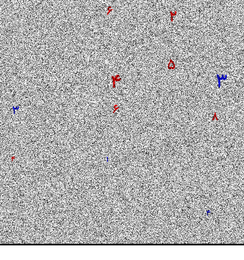
%> input picture dataset/Image_100_24.png, 244 x 260 px, shrunk from 750 x 800 before the run; its folder holds only this picture in this run
$ octave main.m   (GNU Octave 9; MATLAB toolbox functions it lacks are replaced by stand-ins)
%> lines starting %> are read from the running program, lines starting %| are printed output that depends on the picture; in (x1, y1, x2, y2) boxes, pixels count from 0 and x2, y2 are one past the last pixel; in counts of white or black regions, pixels touching at a corner belong together; the program's own positions count from 1
### code/My_Remove_Salt.m
function image = My_Remove_Salt(I)

    image = I;

    for i=1:size(image,1)
        for j=1:size(image,2)
           if (sum(image(i,j,:))==0)
               image(i,j,:) = 255;
           end
        end
    end


end

### code/RGB_fill.m
function fulled_image = RGB_fill(image)


    fulled_image = image;

    for i=1:size(image,1)-1
        for j=1:size(image,2)-1
            counter = 0;
            color = 0;
            if i~=1 && j~=1 && i~=size(image,1) && j~=size(image,1)

                if sum(image(i,j,:))==765
                    if image(i-1,j-1,2) ~= 255
                        counter = counter+1;
                        color = image(i-1,j-1,:);
                    end
                    if image(i,j-1,2) ~= 255
                        counter = counter+1;
                        color = image(i-1,j-1,:);
                    end
                    if image(i-1,j,2) ~= 255
                        counter = counter+1;
                        color = image(i-1,j-1,:);
                    end
                    if image(i,j-1,2) ~= 255
                        counter = counter+1;
                        color = image(i-1,j-1,:);
                    end

                    if image(i,j+1,2) ~= 255
                        counter = counter+1;
                        color = image(i-1,j-1,:);
                    end
                    if image(i+1,j+1,2) ~= 255
                        counter = counter+1;
                        color = image(i-1,j-1,:);
                    end
                    if image(i+1,j-1,2) ~= 255
                        counter = counter+1;
                        color = image(i-1,j-1,:);
                    end
                    if image(i-1,j+1,2) ~= 255
                        counter = counter+1;
                        color = image(i-1,j-1,:);
                    end

                    if image(i+1,j,2) ~= 255
                        counter = counter+1;
                        color = image(i-1,j-1,:);
                    end

                    if counter > 3

                        fulled_image(i,j,:) = color;
                    end
                end
            end
        end
    end


end

### code/Extract_numbers.m
function Extract_numbers(image)


    R = image(:,:,1);
    B = image(:,:,3);


    threshold_value = 200;
    R = R < threshold_value;
    B = B < threshold_value;


    RlabeledImage = bwlabel(R);
    BlabeledImage = bwlabel(B);

    Rprops = regionprops(RlabeledImage, 'BoundingBox');
    Bprops = regionprops(BlabeledImage, 'BoundingBox');

    folderName = 'cropped_objects';
    if exist(folderName, 'dir')
        rmdir(folderName, 's');
    end

    mkdir(folderName);

    for i = 1:length(Rprops)
        RboundingBox = round(Rprops(i).BoundingBox);

        RcroppedObject = imcrop(R, RboundingBox);

        if size(RcroppedObject,1) * size(RcroppedObject,1) > 100
            imwrite(RcroppedObject, ['cropped_objects/object_-' num2str(i) '.png']);
        end
    end


   for i = length(Rprops)+1:length(Rprops)+length(Bprops)
        BboundingBox = round(Bprops(i-length(Rprops)).BoundingBox);

        BcroppedObject = imcrop(B, BboundingBox);

        if size(BcroppedObject,1) * size(BcroppedObject,1) > 100
            imwrite(BcroppedObject, ['cropped_objects/object_' num2str(i) '.png']);
        end
    end


end

### code/Write_Output.m
function Write_Output(image, number,name)


    str = num2str(number);


    J =image(756:800,:,:);

    for i = 1:length(str)
        path = fullfile('numbers/', [str(i) '.png']);
        I = imread(path);
        I = ~I;
        I = imresize(I,[35,20]);

        if i==1
            J(5:39, 300+55:319+55,1) = I*255;
            J(5:39, 325+55:344+55,2) = 255;
            J(5:39, 300+55:319+55,3) = I*255;
        elseif i==2
            J(5:39, 325+55:344+55,1) = I*255;
            J(5:39, 325+55:344+55,2) = 255;
            J(5:39, 325+55:344+55,3) = I*255;
        elseif i==3
            J(5:39, 350+55:369+55,1) = I*255;
            J(5:39, 350+55:369+55,2) = 255;
            J(5:39, 350+55:369+55,3) = I*255;
        end
    end

    %imshow(J)

    image(756:800,:,:) = J;

    path = fullfile("../output/", name);

    imwrite(image, path);


end

### code/My_Calculate.m
function sum = My_Calculate(image)

    sum = 0;

    Extract_numbers(image);


    folderPath = 'cropped_objects\';
    files = dir(fullfile(folderPath, '*.png'));


    paddingSize = 1;

    for i = 1:length(files)
        fileName = files(i).name;
        imagePath = fullfile(folderPath, fileName);
        num_img = imread(imagePath);
        num_img = My_fill(num_img);
        num_img = padarray(num_img, [paddingSize, paddingSize], 0, 'both');
        num_img = My_Crop(num_img);
        %num_img = imresize(num_img,[41,29]);


        [maxCorrValue, templateIndex] = Compare(num_img);

        %figure, imshow(num_img);
        %templateIndex

        hasHyphen = contains(fileName, '-');


        if hasHyphen
            sum = sum - templateIndex;
        else
            sum = sum + templateIndex;
        end

    end

end

### code/main.m
clc;clear;close all;


folderPath = '../dataset';
files = dir(fullfile(folderPath, '*.png'));

folderName = '../output';
if exist(folderName, 'dir')
    rmdir(folderName, 's');
end


mkdir(folderName);


counter = 0;

for i = 1:length(files)

    fileName = files(i).name;
    imagePath = fullfile(folderPath, fileName);
    image_main = imread(imagePath);
%> image_main is the input picture: size 260x244x3 uint8; mean R, G, B 177, 176.5, 176.7
    image = My_Remove_Salt(image_main);
%> after the loop in My_Remove_Salt, `for i=1:size(image,1)`:
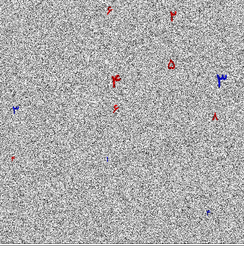
%> image: size 260x244x3 uint8; 0.38% of pixels changed, all inside (x1, y1, x2, y2) = (0, 244, 244, 245)
    image = RGB_fill(image);
%> after the loop in RGB_fill, `for i=1:size(image,1)-1`:
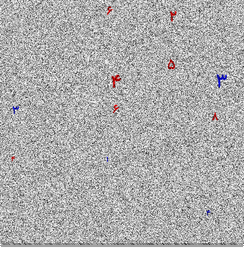
%> fulled_image: size 260x244x3 uint8; 0.94% of pixels changed, all inside (x1, y1, x2, y2) = (1, 2, 243, 247)
    image = RGB_fill(image);

    match = regexp(fileName, '-?\d+', 'match');
    answer = match(2);
    number = str2double(answer);
    s = My_Calculate(image);
%> in Extract_numbers, `R = R < threshold_value;`:
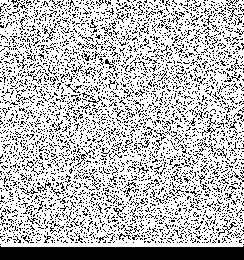
%> R: size 260x244 logical; 73.6% white; 3703 black regions (3653 under 20 px), largest, box (x1, y1, x2, y2) and area: (0, 246, 244, 260) 3174, (218, 222, 238, 237) 57, (44, 26, 56, 41) 45
%> in Extract_numbers, `B = B < threshold_value;`:
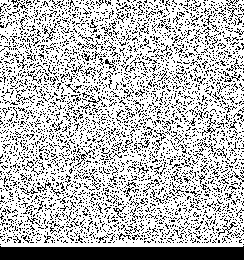
%> B: size 260x244 logical; 73.6% white; 3701 black regions (3653 under 20 px)
%> in Extract_numbers, `RlabeledImage = bwlabel(R);`:
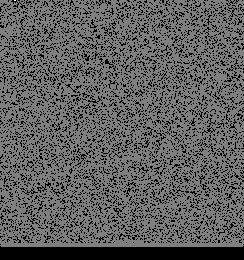
%> RlabeledImage: size 260x244 double; min 0, max 2, mean 0.736; drawn with min black and max white
%> in Extract_numbers, `Rprops = regionprops(RlabeledImage, 'BoundingBox');`: Rprops = 2 regions; box (x1, y1, x2, y2): (0, 0, 244, 247), (14, 0, 16, 1)
%> in Extract_numbers, `Bprops = regionprops(BlabeledImage, 'BoundingBox');`: Bprops has the same summary as Rprops
%> the loop in Extract_numbers, `for i = 1:length(Rprops)` made 2 passes
%> RboundingBox on pass 1: [1 1 244 247]
%> (RboundingBox, RcroppedObject) on pass 2: ([15 1 2 1], [true true false; false false false])
%> pass 1, in Extract_numbers, `RcroppedObject = imcrop(R, RboundingBox);`:
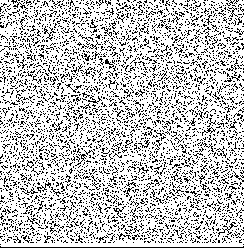
%> RcroppedObject: size 248x244 logical; 77.1% white; black in thin lines or dots
%> the loop in Extract_numbers, `for i = length(Rprops)+1:length(Rprops)+length(Bprops)` made 2 passes
%> (i, BboundingBox) on pass 1: (3, [1 1 244 247])
%> (i, BboundingBox, BcroppedObject) on pass 2: (4, [15 1 2 1], [true true false; false false false])
%> pass 1, in Extract_numbers, `BcroppedObject = imcrop(B, BboundingBox);`:
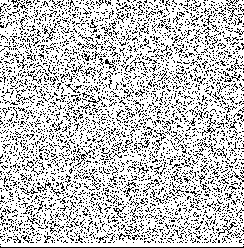
%> BcroppedObject: size 248x244 logical; 77.2% white; black in thin lines or dots
%> s = 0

    Write_Output(image_main,s,fileName);
%> in Write_Output, `str = num2str(number);`: str = '0'
%> the run ends on the next line

$ run again, on dataset/Image_13_10.png
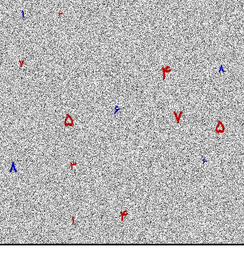
%> input picture dataset/Image_13_10.png, 244 x 260 px, shrunk from 750 x 800 before the run
%> image_main is the input picture: size 260x244x3 uint8; mean R, G, B 185.5, 184.7, 184.9
%> in Extract_numbers, `R = R < threshold_value;`:
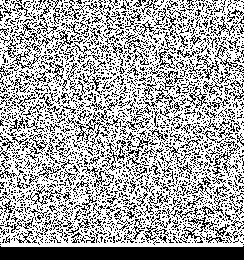
%> R: size 260x244 logical; 65.6% white; black in thin lines or dots
%> Rprops = 12 regions; largest, box (x1, y1, x2, y2): (0, 0, 244, 247), (242, 20, 244, 23), (0, 16, 2, 17), (21, 122, 22, 123), (49, 168, 50, 169)
%> Bprops = 13 regions; largest, box (x1, y1, x2, y2): (0, 0, 244, 247), (242, 20, 244, 23), (0, 16, 2, 17), (21, 122, 22, 123), (49, 168, 50, 169)
%> the loop in Extract_numbers, `for i = 1:length(Rprops)` made 12 passes
%> (RboundingBox, RcroppedObject) on passes 2 to 9: ([1 17 2 1], [true true false; false false false]), ([22 123 1 1], [true false; false false]), ([50 169 1 1], [true false; false false]), ([55 29 1 1], [true false; false false]), ([80 2 1 1], [true false; false false]), ([98 84 1 1], [true false; false false]), ([124 143 1 1], [true false; false false]), ([148 237 1 1], [true false; false false])
%> the loop in Extract_numbers, `for i = length(Rprops)+1:length(Rprops)+length(Bprops)` made 13 passes
%> pass 1, in Extract_numbers, `BcroppedObject = imcrop(B, BboundingBox);`:
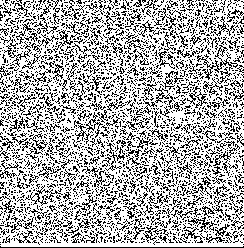
%> BcroppedObject: size 248x244 logical; 68.9% white; black in thin lines or dots
%> s = 0
%> str = '0'

$ run again, on dataset/Image_15_33.png
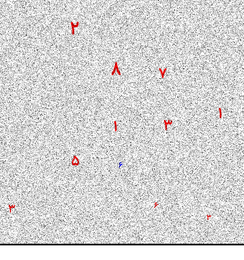
%> input picture dataset/Image_15_33.png, 244 x 260 px, shrunk from 750 x 800 before the run
%> image_main is the input picture: size 260x244x3 uint8; mean R, G, B 213.2, 212.4, 212.4
%> in Extract_numbers, `R = R < threshold_value;`:
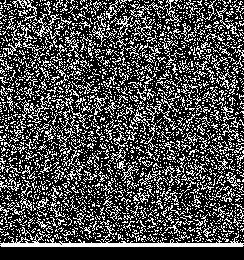
%> R: size 260x244 logical; 29.4% white in thin lines or dots
%> in Extract_numbers, `RlabeledImage = bwlabel(R);`:
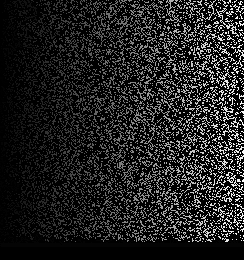
%> RlabeledImage: size 260x244 double; min 0, max 2550, mean 343.7; drawn with min black and max white
%> Rprops = 2550 regions; largest, box (x1, y1, x2, y2): (0, 233, 244, 247), (110, 16, 141, 48), (17, 21, 42, 52), (32, 12, 60, 39), (216, 8, 239, 37)
%> Bprops = 2509 regions; largest, box (x1, y1, x2, y2): (0, 233, 244, 247), (110, 16, 141, 48), (210, 102, 241, 128), (17, 21, 42, 52), (60, 12, 91, 37)
%> the loop in Extract_numbers, `for i = 1:length(Rprops)` made 2550 passes
%> RboundingBox on passes 2, 4, 5: [1 6 3 4], [1 13 7 7], [1 22 3 3]
%> the loop in Extract_numbers, `for i = length(Rprops)+1:length(Rprops)+length(Bprops)` made 2509 passes
%> s = 0
%> str = '0'

$ run again, on dataset/Image_10_3.png
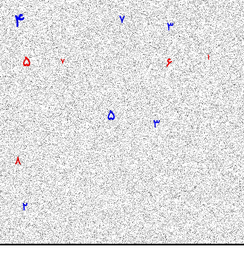
%> input picture dataset/Image_10_3.png, 244 x 260 px, shrunk from 750 x 800 before the run
%> image_main is the input picture: size 260x244x3 uint8; mean R, G, B 224.5, 224.2, 224.7
%> in Extract_numbers, `RlabeledImage = bwlabel(R);`:
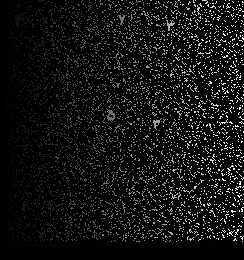
%> RlabeledImage: size 260x244 double; min 0, max 3568, mean 239.2; drawn with min black and max white
%> Rprops = 3568 regions; largest, box (x1, y1, x2, y2): (0, 237, 244, 247), (14, 12, 26, 28), (106, 108, 115, 122), (153, 118, 162, 130), (67, 99, 77, 109)
%> Bprops = 3573 regions; largest, box (x1, y1, x2, y2): (0, 237, 244, 247), (23, 54, 34, 68), (67, 99, 77, 109), (101, 177, 110, 186), (126, 32, 134, 42)
%> the loop in Extract_numbers, `for i = 1:length(Rprops)` made 3568 passes
%> (RboundingBox, RcroppedObject) on passes 2 to 4: ([1 18 1 1], [true false; false false]), ([1 21 1 1], [true false; false false]), ([1 26 1 1], [true false; false false])
%> the loop in Extract_numbers, `for i = length(Rprops)+1:length(Rprops)+length(Bprops)` made 3573 passes
%> s = 0
%> str = '0'
